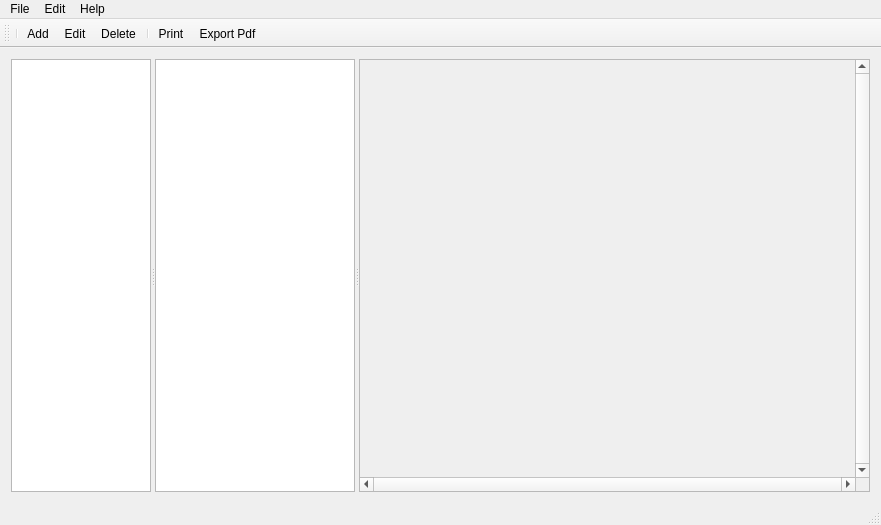
<?xml version="1.0" encoding="UTF-8"?>
<ui version="4.0">
    <class>MainWindow</class>
    <widget class="QMainWindow" name="MainWindow">
        <property name="windowModality">
            <enum>Qt::NonModal</enum>
        </property>
        <property name="geometry">
            <rect>
                <x>0</x>
                <y>0</y>
                <width>881</width>
                <height>525</height>
            </rect>
        </property>
        <property name="sizePolicy">
            <sizepolicy hsizetype="Preferred" vsizetype="Preferred">
                <horstretch>0</horstretch>
                <verstretch>0</verstretch>
            </sizepolicy>
        </property>
        <property name="minimumSize">
            <size>
                <width>500</width>
                <height>250</height>
            </size>
        </property>
        <property name="baseSize">
            <size>
                <width>500</width>
                <height>250</height>
            </size>
        </property>
        <property name="windowTitle">
            <string>JMBDE Version 0.4.0 (c) Jürgen Mülbert</string>
        </property>
        <widget class="QWidget" name="centralWidget">
            <property name="sizePolicy">
                <sizepolicy hsizetype="Preferred" vsizetype="Preferred">
                    <horstretch>2</horstretch>
                    <verstretch>0</verstretch>
                </sizepolicy>
            </property>
            <property name="minimumSize">
                <size>
                    <width>300</width>
                    <height>0</height>
                </size>
            </property>
            <layout class="QVBoxLayout" name="verticalLayout">
                <item>
                    <widget class="QSplitter" name="splitter">
                        <property name="orientation">
                            <enum>Qt::Horizontal</enum>
                        </property>
                        <widget class="QTreeView" name="treeView">
                            <property name="sizePolicy">
                                <sizepolicy hsizetype="Minimum" vsizetype="Minimum">
                                    <horstretch>0</horstretch>
                                    <verstretch>0</verstretch>
                                </sizepolicy>
                            </property>
                            <property name="minimumSize">
                                <size>
                                    <width>140</width>
                                    <height>200</height>
                                </size>
                            </property>
                            <property name="maximumSize">
                                <size>
                                    <width>140</width>
                                    <height>16777215</height>
                                </size>
                            </property>
                            <property name="baseSize">
                                <size>
                                    <width>150</width>
                                    <height>0</height>
                                </size>
                            </property>
                            <property name="editTriggers">
                                <set>QAbstractItemView::NoEditTriggers</set>
                            </property>
                            <property name="showDropIndicator" stdset="0">
                                <bool>false</bool>
                            </property>
                            <property name="selectionBehavior">
                                <enum>QAbstractItemView::SelectItems</enum>
                            </property>
                            <attribute name="headerVisible">
                                <bool>false</bool>
                            </attribute>
                        </widget>
                        <widget class="QListView" name="listView">
                            <property name="sizePolicy">
                                <sizepolicy hsizetype="Minimum" vsizetype="Expanding">
                                    <horstretch>0</horstretch>
                                    <verstretch>0</verstretch>
                                </sizepolicy>
                            </property>
                            <property name="minimumSize">
                                <size>
                                    <width>200</width>
                                    <height>0</height>
                                </size>
                            </property>
                            <property name="maximumSize">
                                <size>
                                    <width>200</width>
                                    <height>16777215</height>
                                </size>
                            </property>
                            <property name="editTriggers">
                                <set>QAbstractItemView::NoEditTriggers</set>
                            </property>
                            <property name="showDropIndicator" stdset="0">
                                <bool>false</bool>
                            </property>
                            <property name="defaultDropAction">
                                <enum>Qt::IgnoreAction</enum>
                            </property>
                        </widget>
                        <widget class="QScrollArea" name="scrollArea">
                            <property name="verticalScrollBarPolicy">
                                <enum>Qt::ScrollBarAlwaysOn</enum>
                            </property>
                            <property name="horizontalScrollBarPolicy">
                                <enum>Qt::ScrollBarAlwaysOn</enum>
                            </property>
                            <property name="widgetResizable">
                                <bool>true</bool>
                            </property>
                            <widget class="QWidget" name="scrollAreaWidgetContents">
                                <property name="geometry">
                                    <rect>
                                        <x>0</x>
                                        <y>0</y>
                                        <width>485</width>
                                        <height>390</height>
                                    </rect>
                                </property>
                            </widget>
                        </widget>
                    </widget>
                </item>
            </layout>
        </widget>
        <widget class="QMenuBar" name="menuBar">
            <property name="geometry">
                <rect>
                    <x>0</x>
                    <y>0</y>
                    <width>881</width>
                    <height>22</height>
                </rect>
            </property>
            <widget class="QMenu" name="menuFile">
                <property name="title">
                    <string>File</string>
                </property>
                <addaction name="actionNew"/>
                <addaction name="actionOpen"/>
                <addaction name="actionImport"/>
                <addaction name="actionExport"/>
                <addaction name="actionPrint"/>
                <addaction name="actionPrint_Preview"/>
                <addaction name="action_Export_Pdf"/>
                <addaction name="actionQuit"/>
            </widget>
            <widget class="QMenu" name="menuEdit">
                <property name="title">
                    <string>Edit</string>
                </property>
                <addaction name="actionEditAdd"/>
                <addaction name="actionEditEdit"/>
                <addaction name="actionEditDelete"/>
                <addaction name="actionPreferences"/>
            </widget>
            <widget class="QMenu" name="menuHelp">
                <property name="title">
                    <string>Help</string>
                </property>
                <addaction name="actionAbout"/>
                <addaction name="actionHelp"/>
            </widget>
            <addaction name="menuFile"/>
            <addaction name="menuEdit"/>
            <addaction name="menuHelp"/>
        </widget>
        <widget class="QToolBar" name="mainToolBar">
            <attribute name="toolBarArea">
                <enum>TopToolBarArea</enum>
            </attribute>
            <attribute name="toolBarBreak">
                <bool>false</bool>
            </attribute>
            <addaction name="separator"/>
            <addaction name="actionEditAdd"/>
            <addaction name="actionEditEdit"/>
            <addaction name="actionEditDelete"/>
            <addaction name="separator"/>
            <addaction name="actionPrint"/>
            <addaction name="action_Export_Pdf"/>
        </widget>
        <widget class="QStatusBar" name="statusBar"/>
        <action name="actionPreferences">
            <property name="text">
                <string>Preferences</string>
            </property>
        </action>
        <action name="actionAbout">
            <property name="text">
                <string>About</string>
            </property>
        </action>
        <action name="actionNew">
            <property name="enabled">
                <bool>false</bool>
            </property>
            <property name="icon">
                <iconset>
                    <normaloff>:/icons/tango/icons/tango/16x16/document-new.png</normaloff>:/icons/tango/icons/tango/16x16/document-new.png
                </iconset>
            </property>
            <property name="text">
                <string>New</string>
            </property>
            <property name="shortcut">
                <string>Ctrl+N</string>
            </property>
        </action>
        <action name="actionQuit">
            <property name="text">
                <string>Quit</string>
            </property>
        </action>
        <action name="actionOpen">
            <property name="enabled">
                <bool>false</bool>
            </property>
            <property name="icon">
                <iconset>
                    <normaloff>:/icons/tango/icons/tango/16x16/document-open.png</normaloff>:/icons/tango/icons/tango/16x16/document-open.png
                </iconset>
            </property>
            <property name="text">
                <string>Open...</string>
            </property>
            <property name="shortcut">
                <string>Ctrl+O</string>
            </property>
        </action>
        <action name="actionImport">
            <property name="enabled">
                <bool>false</bool>
            </property>
            <property name="text">
                <string>Import...</string>
            </property>
        </action>
        <action name="actionExport">
            <property name="enabled">
                <bool>false</bool>
            </property>
            <property name="text">
                <string>Export...</string>
            </property>
        </action>
        <action name="actionPrint">
            <property name="icon">
                <iconset>
                    <normaloff>:/icons/tango/icons/tango/16x16/document-print.png</normaloff>:/icons/tango/icons/tango/16x16/document-print.png
                </iconset>
            </property>
            <property name="text">
                <string>Print...</string>
            </property>
            <property name="shortcut">
                <string>Ctrl+P</string>
            </property>
        </action>
        <action name="actionPrint_Preview">
            <property name="icon">
                <iconset>
                    <normaloff>:/icons/tango/icons/tango/16x16/document-print-preview.png</normaloff>:/icons/tango/icons/tango/16x16/document-print-preview.png
                </iconset>
            </property>
            <property name="text">
                <string>Print Preview...</string>
            </property>
            <property name="iconVisibleInMenu">
                <bool>true</bool>
            </property>
        </action>
        <action name="action_Export_Pdf">
            <property name="text">
                <string>&amp;Export Pdf</string>
            </property>
            <property name="visible">
                <bool>false</bool>
            </property>
        </action>
        <action name="actionHelp">
            <property name="icon">
                <iconset>
                    <normaloff>:/icons/tango/icons/tango/16x16/help-browser.png</normaloff>:/icons/tango/icons/tango/16x16/help-browser.png
                </iconset>
            </property>
            <property name="text">
                <string>Help</string>
            </property>
        </action>
        <action name="actionEditAdd">
            <property name="icon">
                <iconset>
                    <normaloff>:/icons/tango/icons/tango/16x16/list-add.png</normaloff>:/icons/tango/icons/tango/16x16/list-add.png
                </iconset>
            </property>
            <property name="text">
                <string>Add</string>
            </property>
        </action>
        <action name="actionEditEdit">
            <property name="icon">
                <iconset>
                    <normaloff>:/icons/tango/icons/tango/16x16/accessories-text-editor.png</normaloff>:/icons/tango/icons/tango/16x16/accessories-text-editor.png
                </iconset>
            </property>
            <property name="text">
                <string>Edit</string>
            </property>
        </action>
        <action name="actionEditDelete">
            <property name="icon">
                <iconset>
                    <normaloff>:/icons/tango/icons/tango/16x16/list-remove.png</normaloff>:/icons/tango/icons/tango/16x16/list-remove.png
                </iconset>
            </property>
            <property name="text">
                <string>Delete</string>
            </property>
        </action>
    </widget>
    <layoutdefault spacing="6" margin="11"/>
    <connections/>
</ui>
